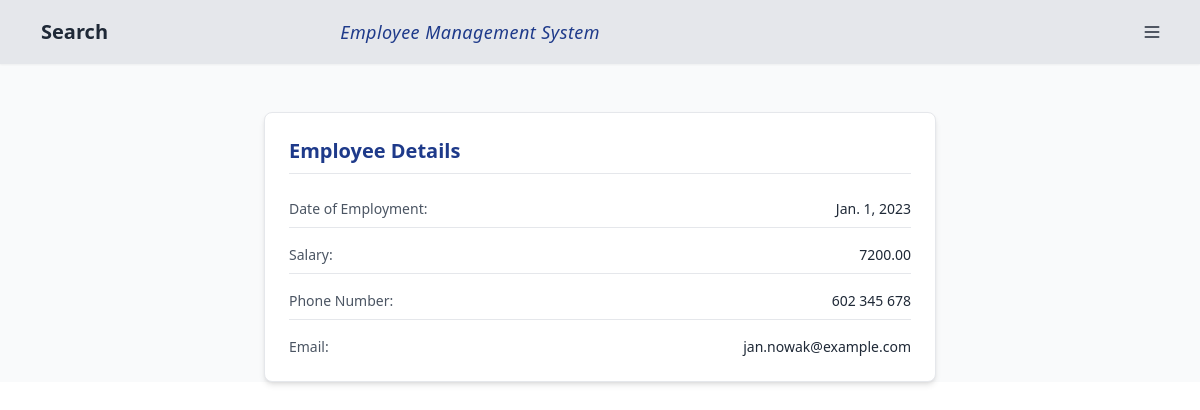
The page /85032254321/ on the database its author committed.
### employee_management_system/models.py (models this page shows, shortened)
class Employee(models.Model):
    name = models.CharField(max_length=100)
    surname = models.CharField(max_length=100)
    pesel = models.CharField(max_length=11, unique=True)
    residential_address = models.CharField(max_length=255)
    date_of_employment = models.DateField()
    salary = models.DecimalField(max_digits=10, decimal_places=2)
    phone_number = models.CharField(max_length=20, blank=True, null=True)
    email = models.EmailField(blank=True)

### employee_management_system/views.py (the view)
# urls.py: path('<str:pesel>/', views.employee_detail, name='employee_detail_url'),
def employee_detail(request, pesel):
    employee = get_object_or_404(Employee, pesel=pesel)
    return render(request, 'employee_management_system/employee_details.html', {'employee': employee})

### employee_management_system/templates/employee_management_system/employee_details.html (shortened to what this page needs)
{% extends 'index.html' %}
{% block content %}
<div class="max-w-2xl mx-auto mt-8">
  <div class="card bg-white shadow-md border border-gray-200 rounded-lg">
    <div class="card-body p-6">
      <h2 class="text-xl font-semibold text-blue-900 border-b pb-2 mb-4">Employee Details</h2>
      <div class="space-y-4 text-gray-800">
        <div class="flex justify-between border-b pb-2">
          <span class="font-medium text-gray-600">Date of Employment:</span>
          <span>{{ employee.date_of_employment }}</span>
        </div>
        <div class="flex justify-between border-b pb-2">
          <span class="font-medium text-gray-600">Salary:</span>
          <span>{{ employee.salary }}</span>
        </div>
        <div class="flex justify-between border-b pb-2">
          <span class="font-medium text-gray-600">Phone Number:</span>
          <span>{{ employee.phone_number }}</span>
        </div>
        <div class="flex justify-between">
          <span class="font-medium text-gray-600">Email:</span>
          <span>{{ employee.email }}</span>
        </div>
      </div>
    </div>
  </div>
</div>
{% endblock %}

### rows shown on the page
Employee: date_of_employment "Jan. 1, 2023", salary "7200.00", phone_number "602 345 678", email "jan.nowak@example.com"
